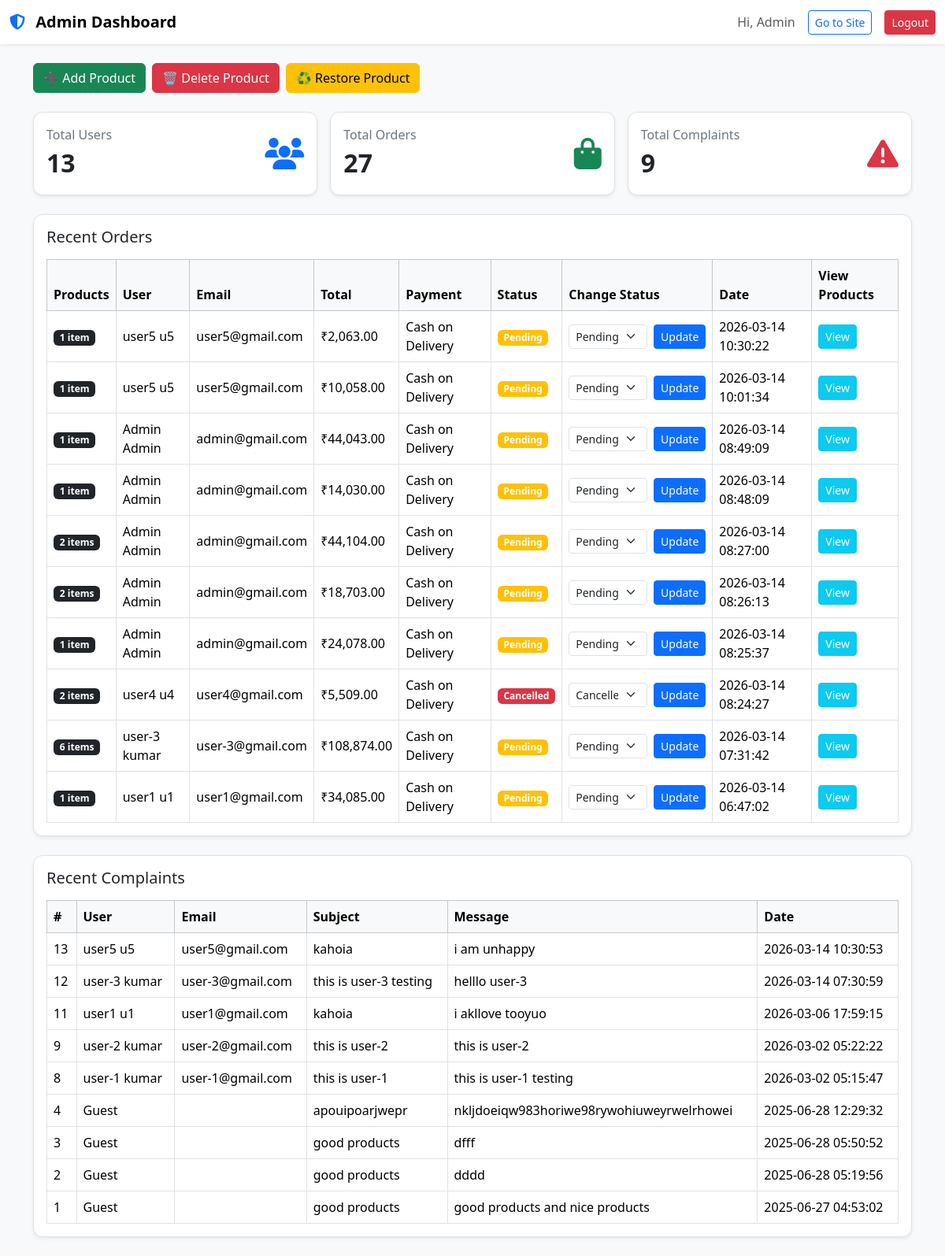
The page /admin_dashboard.php (signed in) on the database its author committed.
### tables this page shows
CREATE TABLE `orders` (
  `id` int(11) NOT NULL,
  `user_id` int(11) NOT NULL,
  `name` varchar(100) NOT NULL,
  `email` varchar(150) NOT NULL,
  `phone` varchar(30) NOT NULL,
  `address` text NOT NULL,
  `payment` varchar(50) NOT NULL,
  `total` decimal(10,2) NOT NULL,
  `created_at` timestamp NOT NULL DEFAULT current_timestamp(),
  `deleted_by_user` tinyint(1) DEFAULT 0,
  `status` varchar(20) DEFAULT 'Pending',
  `deleted_at` datetime DEFAULT NULL
);

CREATE TABLE `users` (
  `id` int(11) NOT NULL,
  `first_name` varchar(100) DEFAULT NULL,
  `last_name` varchar(100) DEFAULT NULL,
  `email` varchar(150) DEFAULT NULL,
  `password` varchar(255) DEFAULT NULL,
  `role` varchar(20) DEFAULT 'user',
  `created_at` timestamp NOT NULL DEFAULT current_timestamp()
);

CREATE TABLE `complaints` (
  `id` int(11) NOT NULL,
  `user_id` int(11) DEFAULT NULL,
  `name` varchar(100) DEFAULT NULL,
  `email` varchar(100) DEFAULT NULL,
  `subject` varchar(255) DEFAULT NULL,
  `message` text DEFAULT NULL,
  `created_at` timestamp NOT NULL DEFAULT current_timestamp(),
  `deleted_by_user` tinyint(1) DEFAULT 0,
  `deleted_at` datetime DEFAULT NULL
);

### admin_dashboard.php (the view, shortened to what this page needs)
<?php
include 'db.php';
$totalUsers = 0;
$totalOrders = 0;
$totalComplaints = 0;
$res = $conn->query("SELECT COUNT(*) AS total FROM users");
if ($res) $totalUsers = (int)$res->fetch_assoc()['total'];
$res = $conn->query("SELECT COUNT(*) AS total FROM orders");
if ($res) $totalOrders = (int)$res->fetch_assoc()['total'];
$res = $conn->query("SELECT COUNT(*) AS total FROM complaints");
if ($res) $totalComplaints = (int)$res->fetch_assoc()['total'];
$recentOrders = [];
$sqlOrders = "
  SELECT
    o.id,
    o.user_id,
    o.total,
    o.payment,
    o.created_at,
    o.status,
    u.first_name,
    u.last_name,
    u.email,
    COUNT(oi.id) AS product_count
  FROM orders o
  JOIN users u ON u.id = o.user_id
  LEFT JOIN order_items oi ON oi.order_id = o.id
  GROUP BY o.id, o.user_id, o.total, o.payment, o.created_at, o.status, u.first_name, u.last_name, u.email
  ORDER BY o.id DESC
  LIMIT 10
";
$res = $conn->query($sqlOrders);
if ($res) {
  while ($row = $res->fetch_assoc()) {
    $recentOrders[] = $row;
  }
}
$recentComplaints = [];
$sqlComplaints = "
  SELECT c.id, c.user_id, c.subject, c.message, c.created_at,
         u.first_name, u.last_name, u.email
  FROM complaints c
  LEFT JOIN users u ON u.id = c.user_id
  ORDER BY c.id DESC
  LIMIT 10
";
$res = $conn->query($sqlComplaints);
if ($res) {
  while ($row = $res->fetch_assoc()) {
    $recentComplaints[] = $row;
  }
}
function e($s) {
  return htmlspecialchars((string)$s, ENT_QUOTES, 'UTF-8');
}
function statusBadge($status) {
  $s = strtolower(trim((string)$status));
  return match ($s) {
    'pending'   => 'warning',
    'shipped'   => 'info',
    'delivered' => 'success',
    'cancelled' => 'danger',
    default     => 'secondary',
  };
}
?>
<!DOCTYPE html>
<html lang="en">
<head>
  <link href="https://cdn.jsdelivr.net/npm/bootstrap@5.3.3/dist/css/bootstrap.min.css" rel="stylesheet">
  <link href="https://cdnjs.cloudflare.com/ajax/libs/font-awesome/6.5.0/css/all.min.css" rel="stylesheet" />
</head>
<body>
<nav class="navbar navbar-expand-lg navbar-light bg-white shadow-sm">
  <div class="container-fluid">
    <span class="navbar-brand fw-bold">
      <i class="fa-solid fa-shield-halved me-2 text-primary"></i>
      Admin Dashboard
    </span>
    <div class="ms-auto d-flex align-items-center gap-3">
      <span class="text-muted">
        Hi, <?= e($_SESSION['first_name'] ?? 'Admin'); ?>
      </span>
      <a href="home.php" class="btn btn-outline-primary btn-sm">Go to Site</a>
      <a href="logout.php" class="btn btn-danger btn-sm">Logout</a>
    </div>
  </div>
</nav>
<div class="container py-4">
<?php if (isset($_SESSION['role']) && $_SESSION['role'] === 'admin'): ?>
  <div class="mb-4 d-flex gap-2 flex-wrap">
    <a href="insert_products.php" class="btn btn-success">➕ Add Product</a>
    <a href="home.php?delete_mode=1" class="btn btn-danger">🗑️ Delete Product</a>
    <a href="restore_products.php" class="btn btn-warning">♻️ Restore Product</a>
  </div>
<?php endif; ?>
  <div class="row g-3 mb-4">
    <div class="col-12 col-md-4">
      <div class="card card-custom p-3 shadow-sm">
        <div class="d-flex align-items-center justify-content-between">
          <div>
            <div class="muted">Total Users</div>
            <div class="fs-2 fw-bold"><?= $totalUsers; ?></div>
          </div>
          <i class="fa-solid fa-users fs-1 text-primary"></i>
        </div>
      </div>
    </div>
    <div class="col-12 col-md-4">
      <div class="card card-custom p-3 shadow-sm">
        <div class="d-flex align-items-center justify-content-between">
          <div>
            <div class="muted">Total Orders</div>
            <div class="fs-2 fw-bold"><?= $totalOrders; ?></div>
          </div>
          <i class="fa-solid fa-bag-shopping fs-1 text-success"></i>
        </div>
      </div>
    </div>
    <div class="col-12 col-md-4">
      <div class="card card-custom p-3 shadow-sm">
        <div class="d-flex align-items-center justify-content-between">
          <div>
            <div class="muted">Total Complaints</div>
            <div class="fs-2 fw-bold"><?= $totalComplaints; ?></div>
          </div>
          <i class="fa-solid fa-triangle-exclamation fs-1 text-danger"></i>
        </div>
      </div>
    </div>
  </div>
  <div class="card card-custom p-3 mb-4 shadow-sm">
    <div class="d-flex align-items-center justify-content-between mb-3">
      <h5 class="m-0">Recent Orders</h5>
    </div>
    <div class="table-responsive">
      <table class="table table-bordered table-hover align-middle mb-0">
        <thead class="table-light">
          <tr>
            <th>Products</th>
            <th>User</th>
            <th>Email</th>
            <th>Total</th>
            <th>Payment</th>
            <th>Status</th>
            <th>Change Status</th>
            <th>Date</th>
            <th>View Products</th>
          </tr>
        </thead>
        <tbody>
        <?php if (count($recentOrders) === 0): ?>
          <tr>
            <td colspan="9" class="text-center text-muted">No orders found.</td>
          </tr>
        <?php else: ?>
          <?php foreach ($recentOrders as $o): ?>
            <tr>
              <td>
                <span class="badge bg-dark">
                  <?= (int)$o['product_count']; ?> item<?= ((int)$o['product_count'] !== 1 ? 's' : ''); ?>
                </span>
              </td>
              <td><?= e(trim(($o['first_name'] ?? '') . ' ' . ($o['last_name'] ?? ''))); ?></td>
              <td><?= e($o['email']); ?></td>
              <td>₹<?= e(number_format((float)$o['total'], 2)); ?></td>
              <td><?= e($o['payment']); ?></td>
              <td>
                <span class="badge bg-<?= e(statusBadge($o['status'] ?? '')); ?>">
                  <?= e($o['status'] ?? 'Pending'); ?>
                </span>
              </td>
              <td style="min-width:180px;">
                <form method="POST" action="update_order_status.php" class="d-flex gap-2">
                  <select name="status" class="form-select form-select-sm">
                    <?php
                    $current = (string)($o['status'] ?? 'Pending');
                    $opts = ['Pending', 'Shipped', 'Delivered', 'Cancelled'];
                    foreach ($opts as $st):
                    ?>
                      <option value="<?= e($st); ?>" <?= ($current === $st ? 'selected' : ''); ?>>
                        <?= e($st); ?>
                      </option>
                    <?php endforeach; ?>
                  </select>
                  <button type="submit" class="btn btn-sm btn-primary">Update</button>
                </form>
              </td>
              <td><?= e($o['created_at']); ?></td>
              <td>
                <button
                  type="button"
                  class="btn btn-sm btn-info text-white view-products-btn"
                  data-order-id="<?= (int)$o['id']; ?>"
                  data-bs-toggle="modal"
                  data-bs-target="#orderProductsModal"
                >
                  View
                </button>
              </td>
            </tr>
          <?php endforeach; ?>
        <?php endif; ?>
        </tbody>
      </table>
    </div>
  </div>
  <div class="card card-custom p-3 shadow-sm">
    <div class="d-flex align-items-center justify-content-between mb-3">
      <h5 class="m-0">Recent Complaints</h5>
    </div>
    <div class="table-responsive">
      <table class="table table-bordered table-hover align-middle mb-0">
        <thead class="table-light">
          <tr>
            <th>#</th>
            <th>User</th>
            <th>Email</th>
            <th>Subject</th>
            <th>Message</th>
            <th>Date</th>
          </tr>
        </thead>
        <tbody>
        <?php if (count($recentComplaints) === 0): ?>
          <tr>
            <td colspan="6" class="text-center text-muted">No complaints found.</td>
          </tr>
        <?php else: ?>
          <?php foreach ($recentComplaints as $c): ?>
            <tr>
              <td><?= e($c['id']); ?></td>
              <td><?= e(trim(($c['first_name'] ?? 'Guest') . ' ' . ($c['last_name'] ?? ''))); ?></td>
              <td><?= e($c['email'] ?? ''); ?></td>
              <td><?= e($c['subject']); ?></td>
              <td><?= e(mb_strimwidth($c['message'], 0, 80, '...')); ?></td>
              <td><?= e($c['created_at']); ?></td>
            </tr>
          <?php endforeach; ?>
        <?php endif; ?>
        </tbody>
      </table>
    </div>
  </div>
</div>
</body>
</html>

### admin_dashboard.php (style rules this page uses)
body { background: #f8f9fa; color: #000; }
.card-custom { background: #ffffff; border: 1px solid #dee2e6; border-radius: 12px; }
.muted { color: #6c757d; }
a { text-decoration: none; }

### rows shown on the page
orders: product_count "1", user.last_name "user5 u5", user.email "user5@gmail.com", total "2,063.00", payment "Cash on Delivery", status "Pending", created_at "2026-03-14 10:30:22"
orders: product_count "1", user.last_name "user5 u5", user.email "user5@gmail.com", total "10,058.00", payment "Cash on Delivery", status "Pending", created_at "2026-03-14 10:01:34"
orders: product_count "1", user.last_name "Admin Admin", user.email "admin@gmail.com", total "44,043.00", payment "Cash on Delivery", status "Pending", created_at "2026-03-14 08:49:09"
orders: product_count "1", user.last_name "Admin Admin", user.email "admin@gmail.com", total "14,030.00", payment "Cash on Delivery", status "Pending", created_at "2026-03-14 08:48:09"
orders: product_count "2", shows "s", user.last_name "Admin Admin", user.email "admin@gmail.com", total "44,104.00", payment "Cash on Delivery", status "Pending", created_at "2026-03-14 08:27:00"
orders: product_count "2", shows "s", user.last_name "Admin Admin", user.email "admin@gmail.com", total "18,703.00", payment "Cash on Delivery", status "Pending", created_at "2026-03-14 08:26:13"
orders: product_count "1", user.last_name "Admin Admin", user.email "admin@gmail.com", total "24,078.00", payment "Cash on Delivery", status "Pending", created_at "2026-03-14 08:25:37"
orders: product_count "2", shows "s", user.last_name "user4 u4", user.email "user4@gmail.com", total "5,509.00", payment "Cash on Delivery", status "Cancelled", created_at "2026-03-14 08:24:27"
orders: product_count "6", shows "s", user.last_name "user-3 kumar", user.email "user-3@gmail.com", total "108,874.00", payment "Cash on Delivery", status "Pending", created_at "2026-03-14 07:31:42"
orders: product_count "1", user.last_name "user1 u1", user.email "user1@gmail.com", total "34,085.00", payment "Cash on Delivery", status "Pending", created_at "2026-03-14 06:47:02"
complaints: id "13", user.last_name "user5 u5", user.email "user5@gmail.com", subject "kahoia", message "i am unhappy", created_at "2026-03-14 10:30:53"
complaints: id "12", user.last_name "user-3 kumar", user.email "user-3@gmail.com", subject "this is user-3 testing", message "helllo user-3", created_at "2026-03-14 07:30:59"
complaints: id "11", user.last_name "user1 u1", user.email "user1@gmail.com", subject "kahoia", message "i akllove tooyuo", created_at "2026-03-06 17:59:15"
complaints: id "9", user.last_name "user-2 kumar", user.email "user-2@gmail.com", subject "this is user-2", message "this is user-2", created_at "2026-03-02 05:22:22"
complaints: id "8", user.last_name "user-1 kumar", user.email "user-1@gmail.com", subject "this is user-1", message "this is user-1 testing", created_at "2026-03-02 05:15:47"
complaints: id "4", last_name "Guest", subject "apouipoarjwepr", message "nkljdoeiqw983horiwe98rywohiuweyrwelrhowei", created_at "2025-06-28 12:29:32"
complaints: id "3", last_name "Guest", subject "good products", message "dfff", created_at "2025-06-28 05:50:52"
complaints: id "2", last_name "Guest", subject "good products", message "dddd", created_at "2025-06-28 05:19:56"
complaints: id "1", last_name "Guest", subject "good products", message "good products and nice products", created_at "2025-06-27 04:53:02"

### other values the page prints
$_SESSION['first_name'] "Admin"
$totalUsers "13"
$totalOrders "27"
$totalComplaints "9"
form field status "Pending"
form field status "Cancelled"
